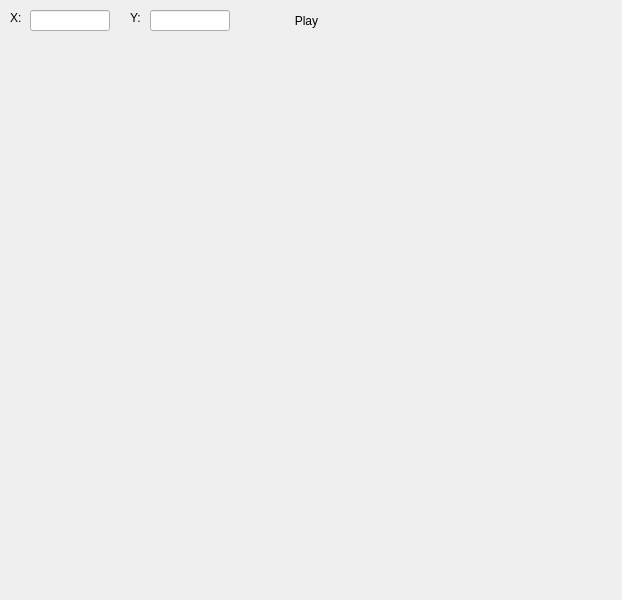
<?xml version="1.0" encoding="UTF-8"?>
<ui version="4.0">
 <class>UiMetricsPage</class>
 <widget class="QFrame" name="UiMetricsPage">
  <property name="geometry">
   <rect>
    <x>0</x>
    <y>0</y>
    <width>622</width>
    <height>600</height>
   </rect>
  </property>
  <property name="windowTitle">
   <string>Form</string>
  </property>
  <widget class="UiMetricsWidget" name="uiMetricsWidget" native="true">
   <property name="geometry">
    <rect>
     <x>10</x>
     <y>40</y>
     <width>601</width>
     <height>581</height>
    </rect>
   </property>
   <property name="sizePolicy">
    <sizepolicy hsizetype="Fixed" vsizetype="Fixed">
     <horstretch>0</horstretch>
     <verstretch>0</verstretch>
    </sizepolicy>
   </property>
   <property name="report_metrics" stdset="0">
    <bool>false</bool>
   </property>
  </widget>
  <widget class="QLabel" name="label">
   <property name="geometry">
    <rect>
     <x>10</x>
     <y>10</y>
     <width>16</width>
     <height>16</height>
    </rect>
   </property>
   <property name="text">
    <string>X:</string>
   </property>
  </widget>
  <widget class="QLineEdit" name="xLineEdit">
   <property name="geometry">
    <rect>
     <x>30</x>
     <y>10</y>
     <width>80</width>
     <height>21</height>
    </rect>
   </property>
  </widget>
  <widget class="QLabel" name="label_2">
   <property name="geometry">
    <rect>
     <x>130</x>
     <y>10</y>
     <width>16</width>
     <height>16</height>
    </rect>
   </property>
   <property name="text">
    <string>Y:</string>
   </property>
  </widget>
  <widget class="QLineEdit" name="yLineEdit">
   <property name="geometry">
    <rect>
     <x>150</x>
     <y>10</y>
     <width>80</width>
     <height>21</height>
    </rect>
   </property>
  </widget>
  <widget class="RaisedMaterialButton" name="playStopButton">
   <property name="geometry">
    <rect>
     <x>250</x>
     <y>10</y>
     <width>113</width>
     <height>21</height>
    </rect>
   </property>
   <property name="text">
    <string>Play</string>
   </property>
   <property name="icon">
    <iconset resource="../resources.qrc">
     <normaloff>:/light/play_arrow</normaloff>:/light/play_arrow</iconset>
   </property>
   <property name="iconSize">
    <size>
     <width>24</width>
     <height>24</height>
    </size>
   </property>
   <property name="flat">
    <bool>true</bool>
   </property>
   <property name="themeIconName" stdset="0">
    <string>play_arrow</string>
   </property>
   <property name="themeIconName_disabled" stdset="0">
    <string>play_arrow_disabled</string>
   </property>
   <property name="ColorGroup" stdset="0">
    <string>Button</string>
   </property>
  </widget>
 </widget>
 <customwidgets>
  <customwidget>
   <class>UiMetricsWidget</class>
   <extends>QWidget</extends>
   <header>android/skin/qt/ui-metrics-widget.h</header>
   <container>1</container>
  </customwidget>
  <customwidget>
   <class>RaisedMaterialButton</class>
   <extends>QPushButton</extends>
   <header>android/skin/qt/raised-material-button.h</header>
  </customwidget>
 </customwidgets>
 <resources>
  <include location="../resources.qrc"/>
 </resources>
 <connections/>
</ui>
